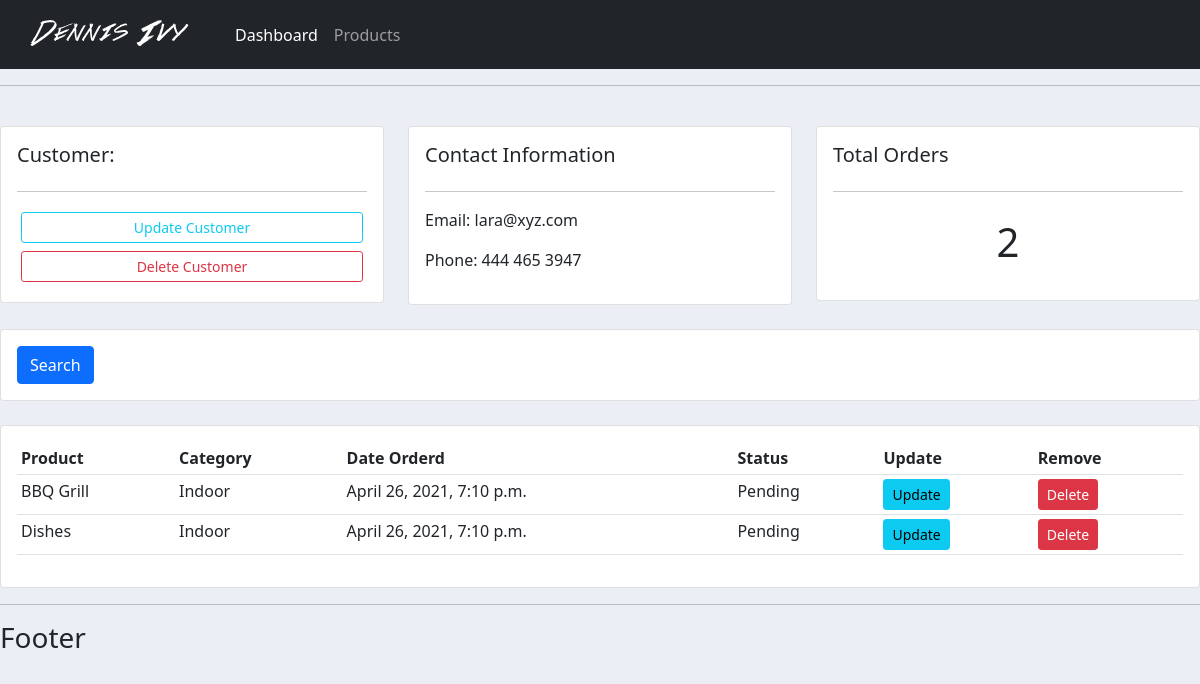
Page /customer/2/ on the earlier database version.
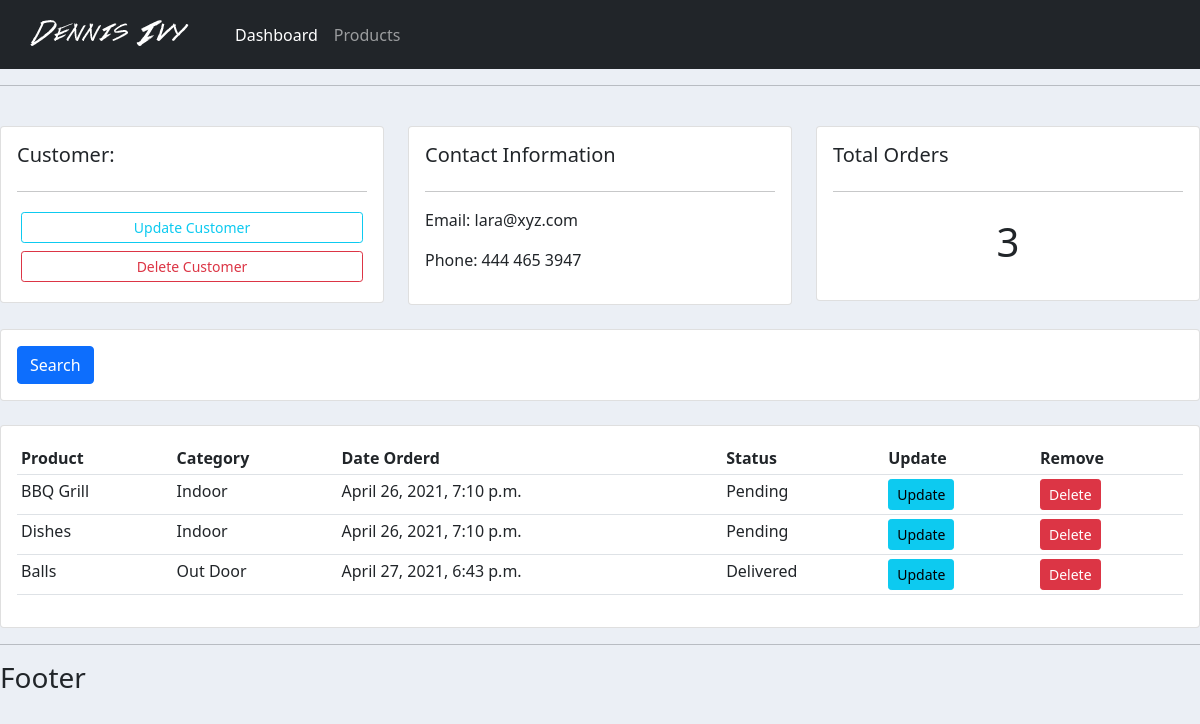
Same page on the later database version.
### accounts/models.py (models this page shows)
class Order(models.Model):
	STATUS = (
            ('Pending', 'Pending'),
         			('Out for delivery', 'Out for delivery'),
         			('Delivered', 'Delivered'),
        )
	customer = models.ForeignKey(Customer, null=True, on_delete=models.SET_NULL)
	product = models.ForeignKey(Product, null=True, on_delete=models.SET_NULL)
	date_created = models.DateTimeField(auto_now_add=True, null=True)
	status = models.CharField(max_length=200, null=True, choices=STATUS)

class Product(models.Model):
	CATEGORY = (
            ('Indoor', 'Indoor'),
         			('Out Door', 'Out Door'),
        )
	name = models.CharField(max_length=200, null=True)
	price = models.FloatField(null=True)
	category = models.CharField(max_length=200, null=True, choices=CATEGORY)
	description = models.CharField(max_length=200, null=True, blank=True)
	date_created = models.DateTimeField(auto_now_add=True, null=True)
	tags = models.ManyToManyField(Tag)
	def __str__(self):
		return self.name

### accounts/views.py (the view)
# urls.py: path('customer/<str:pk>/', views.customer, name="customer"),
def customer(request, pk):
    customer = Customer.objects.get(id=pk)
    orders = customer.order_set.all()
    order_count = orders.count()
    context = {'customer': customer,
               'orders': orders, 'order_count': order_count}
    return render(request, 'accounts/customer.html', context)

### accounts/templates/accounts/customer.html
{%  extends 'accounts/main.html' %}
{% block content %}
	<br>
<div class="row">
	<div class="col-md">
		<div class="card card-body">
			<h5>Customer:</h5>
			<hr>
			<a class="btn btn-outline-info  btn-sm btn-block m-1" href="">Update Customer</a>
			<a class="btn btn-outline-danger  btn-sm btn-block m-1" href="">Delete Customer</a>
		</div>
	</div>
	<div class="col-md">
		<div class="card card-body">
			<h5>Contact Information</h5>
			<hr>
			<p>Email: {{customer.email}}</p>
			<p>Phone: {{customer.phone}}</p>
		</div>
	</div>
	<div class="col-md">
		<div class="card card-body">
			<h5>Total Orders</h5>
			<hr>
			<h1 style="text-align: center;padding: 10px">{{order_count}}</h1>
		</div>
	</div>
</div>
<br>
<div class="row">
	<div class="col">
		<div class="card card-body">
			<form method="get">
		    <button class="btn btn-primary" type="submit">Search</button>
		  </form>
		</div>
	</div>
</div>
<br>
<div class="row">
	<div class="col-md">
		<div class="card card-body">
			<table class="table table-sm">
				<tr>
					<th>Product</th>
					<th>Category</th>
					<th>Date Orderd</th>
					<th>Status</th>
					<th>Update</th>
					<th>Remove</th>
				</tr>
				{% for order in orders %}
				 <tr>
					 <td>{{order.product}}</td>
					 <td>{{order.product.category}}</td>
					 <td>{{order.date_created}}</td>
					 <td>{{order.status}}</td>
					 <td><a class="btn btn-sm btn-info" href="">Update</a></td>
           <td><a class="btn btn-sm btn-danger" href="">Delete</a></td>
				 </tr>
				{% endfor %}
			</table>
		</div>
	</div>
</div>
{% endblock %}

Differences in the rows shown:
added Order: product "Balls", product.category "Out Door", date_created "April 27, 2021, 6:43 p.m.", status "Delivered"
Other differences:
{{ order_count }}: "2" → "3"
